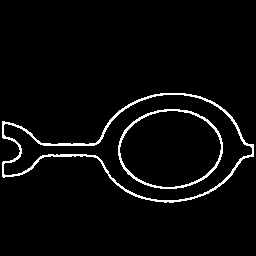
#> input picture Template/bin_contour/sobel_mask_11.png, 256 x 256 px; its folder holds only this picture in this run
$ python region.py
#> lines starting #> are read from the running program, lines starting #| are printed output that depends on the picture; after the words box and inside, x2 and y2 are one past the last pixel; in counts of white or black regions, pixels touching at a corner belong together
#> further down, template_img is the input picture: PIL image 256x256 RGBA; mean R, G, B, A 9.5, 9.5, 9.5, 255
#> `template_img = template_img.convert("L")`: template_img: PIL image 256x256 L; 3.7% white in thin lines or dots, all inside (x1, y1, x2, y2) = (2, 93, 254, 203)
import cv2
import numpy as np
import glob
from PIL import Image

def regionGenerate(img):
    findcontourimg = img.copy()
    # if img.ndim < 3:
    #     findcontourimg = np.expand_dims(findcontourimg,axis=2)
    findcontourimg = np.clip(findcontourimg, 0, 255)# 归一化也行
    findcontourimg = np.array(findcontourimg,np.uint8)

    ret, binary = cv2.threshold(findcontourimg,127,255,cv2.THRESH_BINARY)
    contours,hierarchy= cv2.findContours(binary,cv2.RETR_TREE,cv2.CHAIN_APPROX_SIMPLE)
#> contours = 4 contours; box (x1, y1, x2, y2) and area: (2, 93, 254, 203) 14517, (3, 94, 253, 201) 13432, (118, 109, 223, 189) 6504, (119, 110, 222, 188) 6029


    regionOut = np.zeros((binary.shape[0],binary.shape[1]),np.uint8)*255

    isHoleExist = True
    c_max = []
    c_min = []
    lenContours = len(contours)
#> lenContours = 4
    if lenContours == 2:
        isHoleExist = False
    #print(lenContours)
    hierarchy0 = hierarchy[0]
    for i in range(lenContours):
        hierarchyI = hierarchy0[i]
        if  hierarchyI[3] == -1: #hierarchyI[0] == -1 and hierarchyI[1] == -1 and
            cnt = contours[i]
            c_max.append(cnt)
        if  hierarchyI[2] == -1:#hierarchyI[0] == -1 and hierarchyI[1] == -1 and
            cnt = contours[i]
            c_min.append(cnt)
#> after the loop, c_max = 1 contour; box (x1, y1, x2, y2) and area: (2, 93, 254, 203) 14517; c_min = 1 contour; box (x1, y1, x2, y2) and area: (119, 110, 222, 188) 6029
    cv2.drawContours(regionOut, c_max, -1,  (255,255,255), cv2.FILLED)
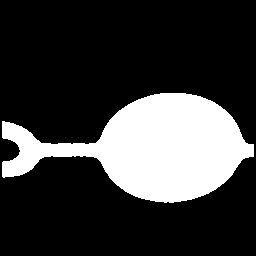
#> regionOut: shape (256, 256); 22.6% white; 1 white region, box (x1, y1, x2, y2) and area: (2, 93, 254, 203) 14829
    if isHoleExist:
        cv2.drawContours(regionOut, c_min, -1,  (0,0,0), cv2.FILLED)
        cv2.drawContours(regionOut, c_min, -1,  (255,255,255), 1)
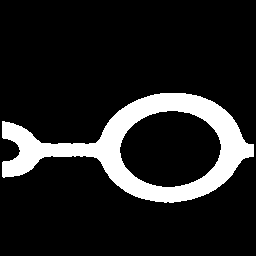
#> regionOut: shape (256, 256); 13.6% white; 1 white region, box (x1, y1, x2, y2) and area: (2, 93, 254, 203) 8924
    # [4 lines of commented-out code are left out]
    return regionOut

if __name__ == '__main__':
    img_dir = ("./Template/bin_contour/")
    img_files = glob.glob(img_dir + "*.png")
    img_files.sort(key=lambda x:int(x[-6:-4]))
    template_imglist = []
    for tempID,img_file in enumerate(img_files):
        template_img = Image.open(img_file)
        template_img = template_img.convert("L")
        data = np.asarray(template_img)
        data = regionGenerate(data)
        sub_img = template_img - data
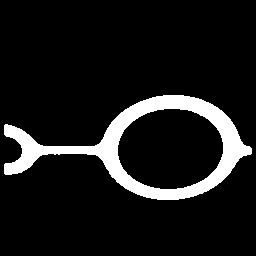
#> sub_img: shape (256, 256); values 0 (black) and 1 (white), 9.9% white; 1 white region, box (x1, y1, x2, y2) and area: (4, 95, 252, 200) 6495
        cv2.imshow('sub',sub_img)
        cv2.waitKey(0)

$ run again, on Template/bin_contour/sobel_mask_22.png
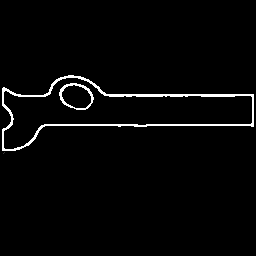
#> input picture Template/bin_contour/sobel_mask_22.png, 256 x 256 px
#> template_img is the input picture: PIL image 256x256 RGBA; mean R, G, B, A 6.6, 6.6, 6.6, 255
#> template_img: PIL image 256x256 L
#> binary: shape (256, 256); 2.6% white in thin lines or dots, all inside (x1, y1, x2, y2) = (2, 75, 254, 151)
#> contours = 4 contours; box (x1, y1, x2, y2) and area: (2, 75, 254, 151) 9241, (3, 77, 253, 150) 8362, (59, 83, 94, 110) 674, (61, 84, 92, 109) 538
#> lenContours = 4
#> after the loop in regionGenerate, `for i in range(lenContours):`: c_max = 1 contour; box (x1, y1, x2, y2) and area: (2, 75, 254, 151) 9241; c_min = 1 contour; box (x1, y1, x2, y2) and area: (61, 84, 92, 109) 538
#> in regionGenerate, `cv2.drawContours(regionOut, c_max, -1,  (255,255,255), cv2.FILLED)`:
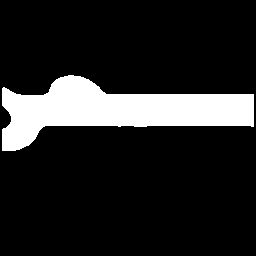
#> regionOut: shape (256, 256); 14.6% white; 1 white region, box (x1, y1, x2, y2) and area: (2, 75, 254, 151) 9546
#> in regionGenerate, `cv2.drawContours(regionOut, c_min, -1,  (0,0,0), cv2.FILLED)`:
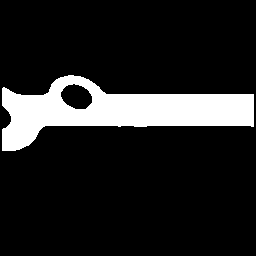
#> regionOut: shape (256, 256); 13.7% white; 1 white region, box (x1, y1, x2, y2) and area: (2, 75, 254, 151) 8970

$ run again, on Template/bin_contour/sobel_mask_25.png
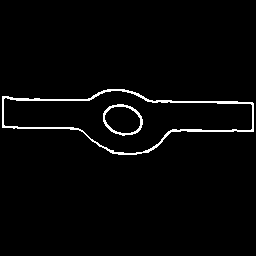
#> input picture Template/bin_contour/sobel_mask_25.png, 256 x 256 px
#> template_img is the input picture: PIL image 256x256 RGBA; mean R, G, B, A 6.2, 6.2, 6.2, 255
#> template_img: PIL image 256x256 L; 2.4% white in thin lines or dots, all inside (x1, y1, x2, y2) = (2, 89, 254, 155)
#> contours = 4 contours; box (x1, y1, x2, y2) and area: (2, 89, 254, 155) 9482, (3, 90, 253, 154) 8732, (103, 104, 143, 136) 936, (104, 106, 141, 134) 754
#> lenContours = 4
#> after the loop in regionGenerate, `for i in range(lenContours):`: c_max = 1 contour; box (x1, y1, x2, y2) and area: (2, 89, 254, 155) 9482; c_min = 1 contour; box (x1, y1, x2, y2) and area: (104, 106, 141, 134) 754
#> in regionGenerate, `cv2.drawContours(regionOut, c_min, -1,  (255,255,255), 1)`:
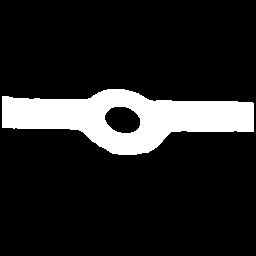
#> regionOut: shape (256, 256); 13.8% white; 1 white region, box (x1, y1, x2, y2) and area: (2, 89, 254, 155) 9053
#> `sub_img = template_img - data`:
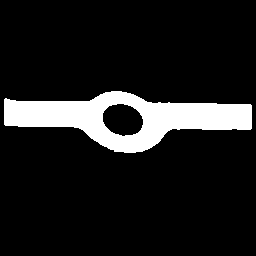
#> sub_img: shape (256, 256); values 0 (black) and 1 (white), 11.4% white; 1 white region, box (x1, y1, x2, y2) and area: (4, 91, 252, 153) 7472

$ run again, on Template/bin_contour/sobel_mask_13.png
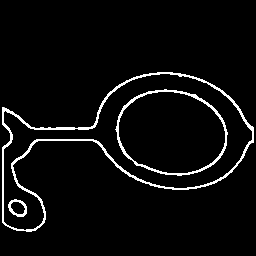
#> input picture Template/bin_contour/sobel_mask_13.png, 256 x 256 px
#> template_img is the input picture: PIL image 256x256 RGBA; mean R, G, B, A 11.7, 11.7, 11.7, 255
#> template_img: PIL image 256x256 L
#> binary: shape (256, 256); 4.6% white in thin lines or dots, all inside (x1, y1, x2, y2) = (2, 72, 254, 232)
#> contours = 6 contours; box (x1, y1, x2, y2) and area: (2, 72, 254, 232) 17964, (3, 73, 253, 231) 16660, (115, 89, 228, 176) 7434, (118, 91, 226, 174) 6916, (8, 199, 27, 217) 236, (10, 201, 26, 215) 143
#> lenContours = 6
#> after the loop in regionGenerate, `for i in range(lenContours):`: c_max = 1 contour; box (x1, y1, x2, y2) and area: (2, 72, 254, 232) 17964; c_min = 2 contours; box (x1, y1, x2, y2) and area: (118, 91, 226, 174) 6916, (10, 201, 26, 215) 143
#> in regionGenerate, `cv2.drawContours(regionOut, c_max, -1,  (255,255,255), cv2.FILLED)`:
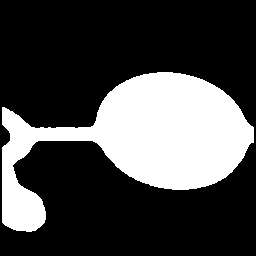
#> regionOut: shape (256, 256); 28% white; 1 white region, box (x1, y1, x2, y2) and area: (2, 72, 254, 232) 18351
#> in regionGenerate, `cv2.drawContours(regionOut, c_min, -1,  (255,255,255), 1)`:
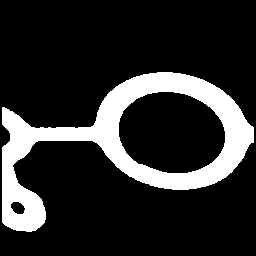
#> regionOut: shape (256, 256); 17.5% white; 1 white region, box (x1, y1, x2, y2) and area: (2, 72, 254, 232) 11445
